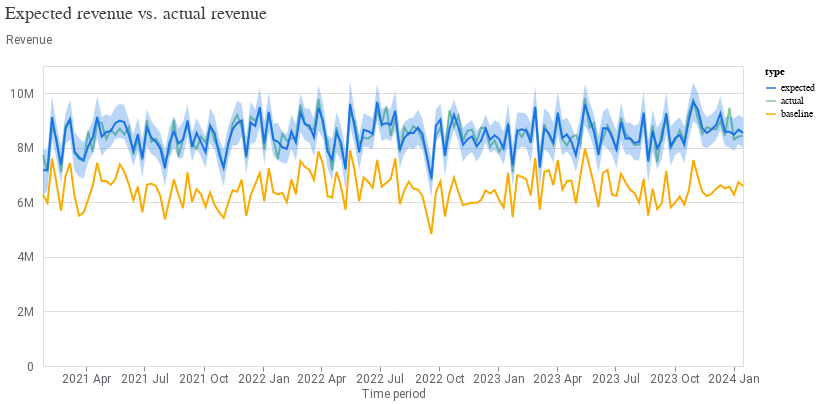

Source (notebook cell):
### Markdown cell above
2\. Assess the model's fit by comparing the expected sales against the actual sales.

### Code cell
model_fit = visualizer.ModelFit(mmm)
model_fit.plot_model_fit()

### Figure 1 — Vega-Lite specification as saved in the notebook (floating-point values rounded to 4 significant figures; data arrays with more than 128 entries replaced by an {"elided": "..."} marker saying what was removed)
{"config": {"view": {"continuousWidth": 300, "continuousHeight": 300}, "axis": {"labelColor": "#5F6368", "labelFont": "Roboto", "labelFontSize": 12, "titleColor": "#5F6368", "titleFont": "Roboto", "titleFontSize": 12, "titleFontWeight": "normal"}}, "layer": [{"mark": {"type": "line"}, "encoding": {"color": {"field": "type", "scale": {"domain": ["expected", "actual", "baseline"], "range": ["#1A73E8", "#81C995", "#F9AB00"]}, "type": "nominal"}, "x": {"axis": {"domainColor": "#DADCE0", "format": "%Y %b", "grid": false, "tickCount": 8}, "field": "time", "title": "Time period", "type": "temporal"}, "y": {"axis": {"domain": false, "labelExpr": "replace(format(datum.value, '.3~s'), 'G', 'B')", "labelPadding": 10, "tickCount": 5, "ticks": false, "titleAlign": "left", "titleAngle": 0, "titleY": -20}, "field": "mean", "title": "Revenue", "type": "quantitative"}}}, {"mark": {"type": "area", "opacity": 0.3}, "encoding": {"color": {"field": "type", "legend": null, "scale": {"domain": ["expected"], "range": ["#1A73E8"]}, "type": "nominal"}, "x": {"field": "time", "type": "temporal"}, "y": {"field": "ci_hi", "type": "quantitative"}, "y2": {"field": "ci_lo"}}}], "data": {"name": "data-fabcbebb10756a56d1209465adcc6c3f"}, "resolve": {"scale": {"color": "independent"}}, "title": {"text": "Expected revenue vs. actual revenue", "anchor": "start", "color": "#3C4043", "font": "Google Sans Display", "fontSize": 18, "fontWeight": "normal", "offset": 10}, "width": 700, "$schema": "https://vega.github.io/schema/vega-lite/v5.20.1.json", "datasets": {"data-fabcbebb10756a56d1209465adcc6c3f": {"elided": "468 records"}}}
